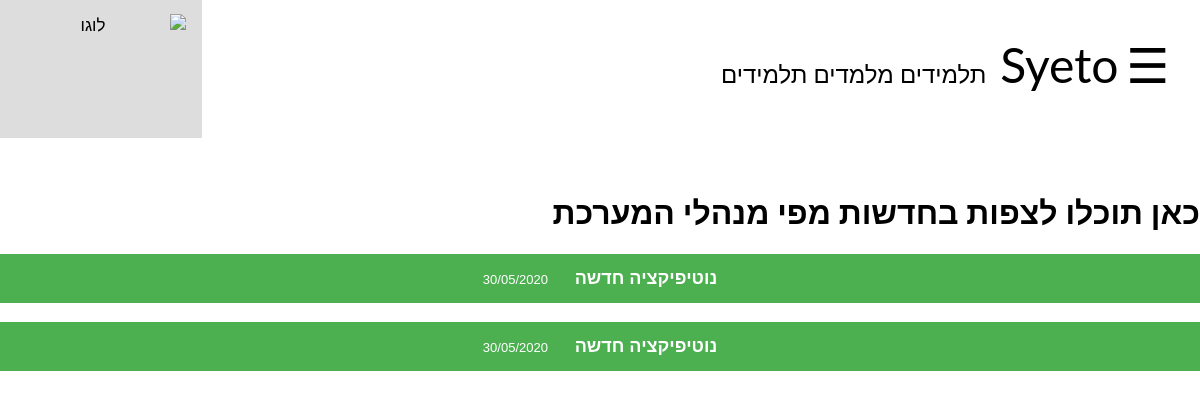
Screenshot of /notifications (signed in) with the database file from the repository.
### tables this page shows
CREATE TABLE "notifications" (
	"ID"	TEXT,
	"topic"	TEXT,
	"content"	TEXT,
	"date"	TEXT,
	"is_read"	TEXT
);

### Application.py (the view)
@app.route("/notifications")
def notifications():
    return render_template("notifications.html", notifications=DataBaseFunctions.get_all_notifications_as_list(session['user']))

### Application.py (called while the page is built)
def connected():
    return 'user' in session

@app.before_request
def update_lessons_offers():
    if 'user' in session:
        DataBaseFunctions.update_lessons_offers_that_have_passed(session['user'])
        DataBaseFunctions.update_lessons_offers_that_are_no_longer_relevant(session['user'])

@app.before_request
def update_last_login():
    if 'user' in session:
        DataBaseFunctions.update_last_login(session['user'])

@app.before_request
def update_lessons_requests_quantity():
    if 'user' in session:
        session['new_lessons_offers'] = DataBaseFunctions.number_of_lessons_requests(session['user'])
        session['new_messages'] = DataBaseFunctions.number_of_new_messages(session['user'])
        session['new_friend_requests'] = DataBaseFunctions.number_of_friend_requests(session['user'])
        session['lessons'] = DataBaseFunctions.number_of_lessons(session['user'])

@app.before_request
def delete_hp_note_if_nessaccery():
    if connected():
        current_url = request.url_rule
        print("Current", type(current_url))
        DataBaseFunctions.delete_hp_note_if_nessaccery(username=session['user'], current_url=current_url)

### DataBaseFunctions.py (called while the page is built, shortened)
    @staticmethod # מחזיר מחרוזת המכילה את התאריך הנוכחי
    def get_date():
        import datetime
        date = str(datetime.datetime.now()).split(' ')[0]
        date = date.split('-')
        date.reverse()
        date = '/'.join(date)
        return date

    @staticmethod # מחזירה מחרוזת המכילה את השעה הנוכחית
    def get_time():
        import datetime
        date = str(datetime.datetime.now()).split(' ')[1]
        date=date.split(':')
        return (date[0]+':'+date[1])

    @staticmethod # מחזירה עצם Notification שID שלו התקבל כפרמטר
    def get_notification_object(id):
        from Notification import Notification
        conn = sqlite3.connect('database.db', timeout=2)
        note = conn.execute("select * from notifications where ID=?", (id,))
        for row in note:
            note = row
        return Notification(ID=note[0],
                            topic=note[1],
                            content=note[2],
                            date=note[3],
                            is_read=note[4])

    @staticmethod # מקבלת רשימה של שיעורים ומחזירה אותם מסודרים על פי סדר כרונולוגי
    def sort_lessons_by_date_and_time(lessons):
        return lessons

### templates/notifications.html (shortened to what this page needs)
{% extends "registeredLayout.html" %}
{%block body%}
<h1>כאן תוכלו לצפות בחדשות מפי מנהלי המערכת</h1>
{% for note in notifications%}
    {% if note.is_read == "yes" %}
        {% set block = "is_read" %}
    {% else %}
        {% set block = "not_read" %}
    {% endif %}
    <button class={{block}} onclick="location.href='/notifications/view_note/{{note.ID}}'"><font size="4"><b>{{note.topic}}</b></font>
        <font size="2">{{note.date}}</font></button>
    <br>
{% endfor %}
{%endblock%}

### templates/notifications.html (style rules this page uses)
.not_read { display: block; width: 100%; border: none; background-color: #4CAF50; color: white; padding: 14px 28px; font-size: 16px; cursor: pointer; text-align: center; }

### templates/generalLayout.html (style rules this page uses)
body { margin: 0; font-family: Arial, Helvetica, sans-serif; }
body { font-family: "Lato", sans-serif; }
body { padding: 0px; }

### rows the page displays
notifications: topic "נוטיפיקציה חדשה", date "30/05/2020"
notifications: topic "נוטיפיקציה חדשה", date "30/05/2020"
